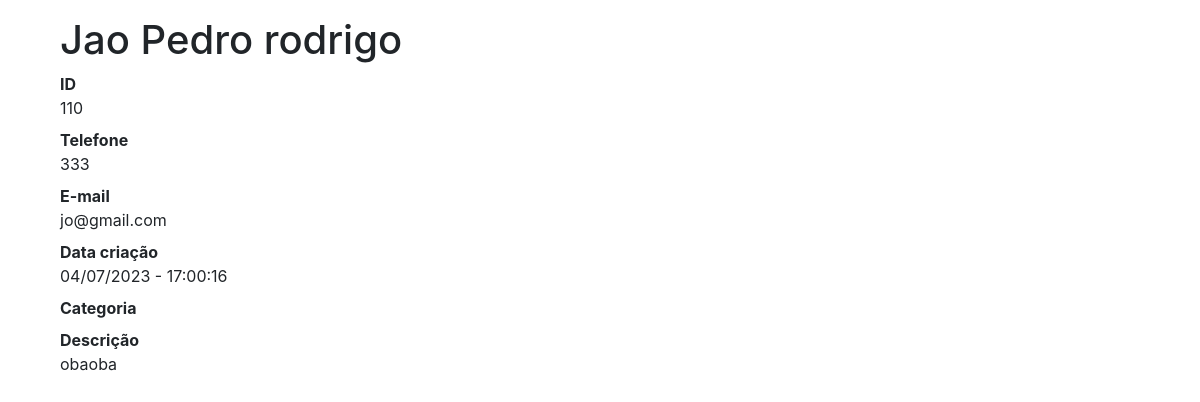
Screenshot of /contatos/110 with the database file from the repository.
### contatos/models.py (models this page shows, shortened)
class Contato(models.Model):
    nome = models.CharField(max_length=255)
    sobrenome = models.CharField(max_length=255, blank=True)
    telefone = models.CharField(max_length=255)
    email = models.CharField(max_length=255, blank=True)
    data_criacao = models.DateTimeField(default=timezone.now)
    descricao = models.TextField(blank=True)
    categoria = models.ForeignKey(Categoria, on_delete=models.DO_NOTHING)
    mostrar = models.BooleanField(default=True)
    foto = models.ImageField(blank=True, upload_to='pictures/%Y/%m/%d')

### contatos/views.py (the view)
# urls.py: path('<int:contato_id>', views.ver_contato, name='ver_contato')]
def ver_contato(request, contato_id):
    contato = get_object_or_404(Contato, id=contato_id)
    if not contato.mostrar:
        raise Http404  # Raise http404 usado para lançar uma exceção de dentro do método e suspender os outros códigos
    return render(request, 'contatos/ver_contato.html', {"contato": contato})

### contatos/templates/contatos/ver_contato.html (shortened to what this page needs)
{% extends 'base.html' %}
{%block conteudo%}
    <h1 class="mt-3">{{ contato.nome }} {{ contato.sobrenome }}</h1>
    <dl>
      <dt>ID</dt>
      <dd>{{ contato.id }}</dd>
      <dt>Telefone</dt>
      <dd>{{ contato.telefone }}</dd>
      <dt>E-mail</dt>
      <dd>{{ contato.email }}</dd>
      <dt>Data criação</dt>
      <dd>{{ contato.data_criacao|date:'d/m/Y - H:i:s' }}</dd>
      <dt>Categoria</dt>
      <dt>Descrição</dt>
      <dd>
          {{ contato.descricao }}
      </dd>
    </dl>
{%endblock%}

### rows the page displays
Contato: nome "Jao Pedro", sobrenome "rodrigo", id "110", telefone "333", email "jo@gmail.com", data_criacao "04/07/2023 - 17:00:16", descricao "obaoba"
